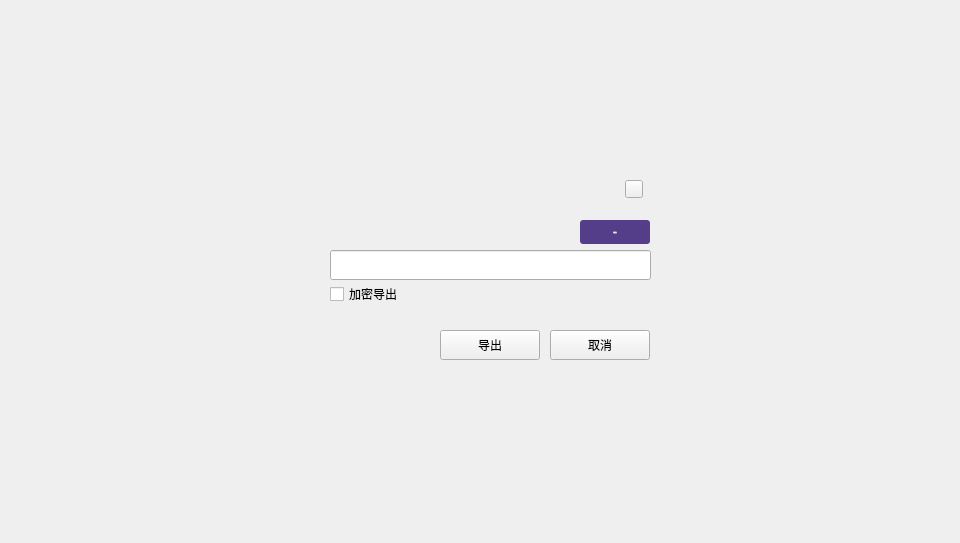
<?xml version="1.0" encoding="UTF-8"?>
<ui version="4.0">
 <class>ExportDialog</class>
 <widget class="QDialog" name="ExportDialog">
  <property name="geometry">
   <rect>
    <x>0</x>
    <y>0</y>
    <width>960</width>
    <height>543</height>
   </rect>
  </property>
  <property name="font">
   <font>
    <family>微软雅黑</family>
   </font>
  </property>
  <property name="windowTitle">
   <string>Dialog</string>
  </property>
  <widget class="QWidget" name="widget" native="true">
   <property name="geometry">
    <rect>
     <x>0</x>
     <y>0</y>
     <width>960</width>
     <height>543</height>
    </rect>
   </property>
   <widget class="QWidget" name="containerWidget" native="true">
    <property name="geometry">
     <rect>
      <x>290</x>
      <y>160</y>
      <width>380</width>
      <height>220</height>
     </rect>
    </property>
    <widget class="QToolButton" name="cancelBtn">
     <property name="geometry">
      <rect>
       <x>260</x>
       <y>170</y>
       <width>100</width>
       <height>30</height>
      </rect>
     </property>
     <property name="cursor">
      <cursorShape>PointingHandCursor</cursorShape>
     </property>
     <property name="styleSheet">
      <string notr="true"/>
     </property>
     <property name="text">
      <string>取消</string>
     </property>
    </widget>
    <widget class="QLabel" name="nameLabel">
     <property name="geometry">
      <rect>
       <x>40</x>
       <y>60</y>
       <width>211</width>
       <height>24</height>
      </rect>
     </property>
     <property name="text">
      <string/>
     </property>
    </widget>
    <widget class="QToolButton" name="exportBtn">
     <property name="geometry">
      <rect>
       <x>150</x>
       <y>170</y>
       <width>100</width>
       <height>30</height>
      </rect>
     </property>
     <property name="cursor">
      <cursorShape>PointingHandCursor</cursorShape>
     </property>
     <property name="styleSheet">
      <string notr="true"/>
     </property>
     <property name="text">
      <string>导出</string>
     </property>
    </widget>
    <widget class="QLineEdit" name="pathLineEdit">
     <property name="geometry">
      <rect>
       <x>40</x>
       <y>90</y>
       <width>321</width>
       <height>30</height>
      </rect>
     </property>
     <property name="font">
      <font>
       <family>微软雅黑</family>
       <pointsize>10</pointsize>
      </font>
     </property>
     <property name="contextMenuPolicy">
      <enum>Qt::DefaultContextMenu</enum>
     </property>
     <property name="styleSheet">
      <string notr="true"/>
     </property>
     <property name="text">
      <string/>
     </property>
     <property name="readOnly">
      <bool>false</bool>
     </property>
    </widget>
    <widget class="QCheckBox" name="encryptCheckBox">
     <property name="geometry">
      <rect>
       <x>40</x>
       <y>124</y>
       <width>200</width>
       <height>20</height>
      </rect>
     </property>
     <property name="text">
      <string>加密导出</string>
     </property>
    </widget>
    <widget class="QToolButton" name="closeBtn">
     <property name="geometry">
      <rect>
       <x>335</x>
       <y>20</y>
       <width>18</width>
       <height>18</height>
      </rect>
     </property>
     <property name="cursor">
      <cursorShape>PointingHandCursor</cursorShape>
     </property>
     <property name="focusPolicy">
      <enum>Qt::NoFocus</enum>
     </property>
     <property name="styleSheet">
      <string notr="true"/>
     </property>
     <property name="text">
      <string/>
     </property>
    </widget>
    <widget class="QToolButton" name="pathBtn">
     <property name="geometry">
      <rect>
       <x>290</x>
       <y>60</y>
       <width>70</width>
       <height>24</height>
      </rect>
     </property>
     <property name="font">
      <font>
       <family>微软雅黑</family>
       <pointsize>-1</pointsize>
       <weight>50</weight>
       <italic>false</italic>
       <bold>false</bold>
      </font>
     </property>
     <property name="cursor">
      <cursorShape>PointingHandCursor</cursorShape>
     </property>
     <property name="styleSheet">
      <string notr="true">QToolButton{color: white;font: 11px &quot;微软雅黑&quot;;background-color: rgb(84,61,137);border:0px solid white;border-radius:3px;}
</string>
     </property>
     <property name="text">
      <string>选择路径</string>
     </property>
    </widget>
   </widget>
  </widget>
 </widget>
 <resources/>
 <connections/>
</ui>
